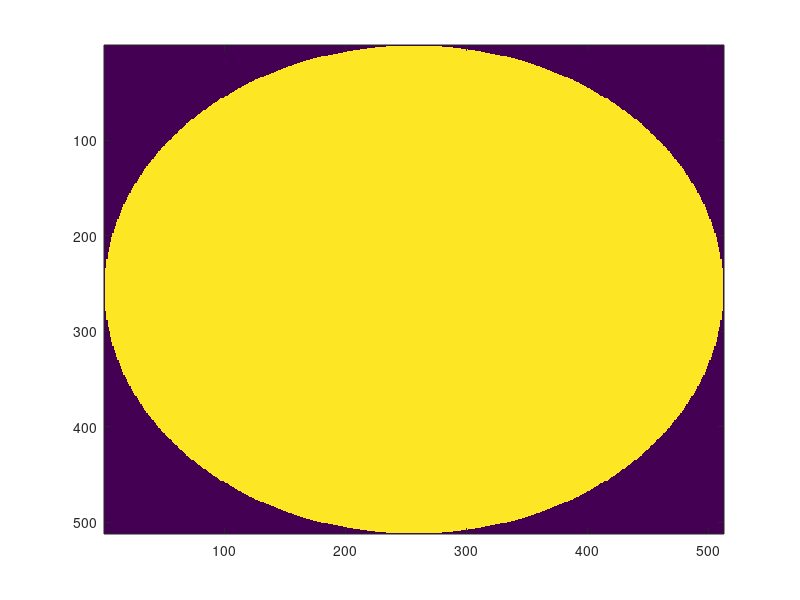
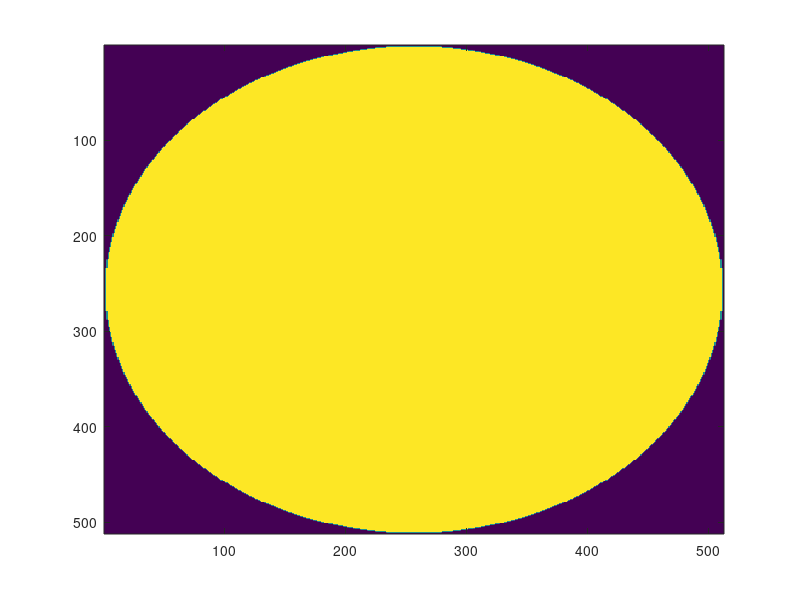

The MATLAB source for these figures, in order:

clear all, close all, clc

%% Circular domain for PDE

n = 512;
m = 512;
Lx = 10;
Ly = 10;
x = linspace(-Lx/2,Lx/2,n);
y = linspace(-Ly/2,Ly/2,m);
[X,Y]=meshgrid(x,y);
dx = abs(x(1)-x(2));
% dy = abs(y(1)-y(2));
R = Lx/2;
circleLogic = (X).^2+(Y).^2 <= R^2;

figure(1)
imagesc(circleLogic)

data1 = reshape(circleLogic,n*m,1)*1;

% text = './cBoundary1024.dat';
% save(text, 'data1', '-ascii')

%% Circular domain for integral

Domain = reshape(circleLogic,n*m,1);
coeff = zeros(1,n*m);

for i = 2:(n*m-1)
   if Domain(i)==1.0
       coeff(i) = 2;
   end
   if  Domain(i)==1.0 && Domain(i-1)==0.0
       coeff(i) = 1.0;
   end
   if  Domain(i)==1.0 && Domain(i+1)==0.0
       coeff(i) = 1.0;
   end
end

coeff = reshape(coeff,n,m);
coeffTrapz = coeff.*coeff';

figure(2)
imagesc(coeffTrapz)

data2 = reshape(coeffTrapz,n*m,1);

% text = './cTrapz1024.dat';
% save(text, 'data2', '-ascii')



